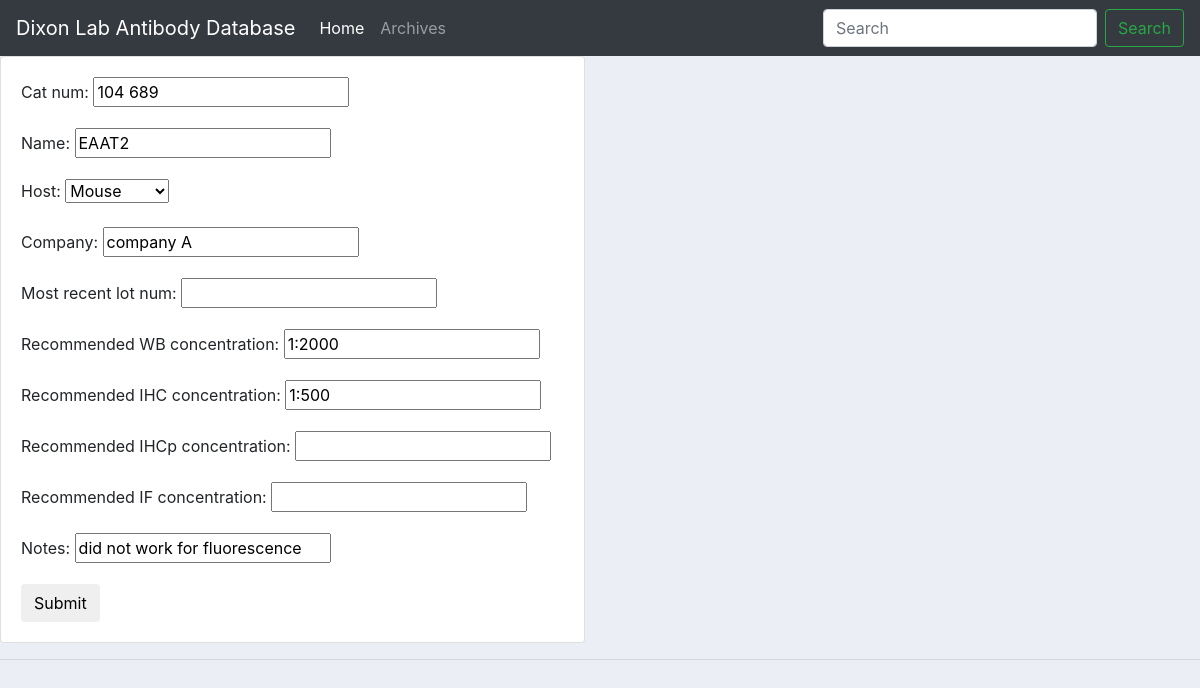
The page /archive_entry/2 on the database its author committed.
### abdb/models.py (models this page shows, shortened)
class Antibody(models.Model):
    cat_num = models.CharField(max_length=200, null=True, unique=True)
    name = models.CharField(max_length=200, null=True)
    HOST = (('Rabbit', 'Rabbit'),('Mouse','Mouse'),('Rat','Rat'),('Goat','Goat'),('Horse','Horse'),('Chicken','Chicken'),('Guinea Pig','Guinea Pig'),('Other', 'Other'),)
    host = models.CharField(max_length=200, null=True, choices=HOST)
    company = models.CharField(max_length=200, null=True)
    recommended_WB_concentration = models.CharField(max_length=200, null=True, blank=True)
    recommended_IHC_concentration = models.CharField(max_length=200, null=True, blank=True)
    recommended_IHCp_concentration = models.CharField(max_length=200, null=True, blank=True)
    recommended_IF_concentration = models.CharField(max_length=200, null=True, blank=True)
    notes = models.CharField(max_length=200, null=True, blank=True)
    date_created = models.DateTimeField(auto_now_add=True, null=True)

### abdb/views.py (the view, shortened to what this page needs)
# urls.py: path('archive_entry/<str:pk>',views.archive, name='archive'),
def archive(request, pk):
    antibody4 = Antibody.objects.get(id=pk)
    cat = antibody4.cat_num
    antibody3 = AntibodyInd.objects.filter(cat_num=cat)
    form = AntibodyArcForm(instance=antibody4)
    context = {'form':form, "antibody4":antibody4}
    return render(request, 'abdb/antibody_form.html', context)

### abdb/forms.py
class AntibodyArcForm(ModelForm):
    class Meta:
        model = AntibodyArc
        fields = '__all__'

### abdb/templates/abdb/antibody_form.html (shortened to what this page needs)
{% extends 'abdb/main.html' %}
{% block content %}
<div class="row">
  <div class="col-md-6">
    <div class="card card-body">
      <form action="" method="POST">
        {{form.as_p}}
        <input class="btn btn-blue" type='submit' name='Submit'>
      </form>
    </div>
  </div>
</div>
{% endblock %}

### abdb/templates/abdb/main.html (style rules this page uses)
body { background-color: #ebeff5; }

### rows shown on the page
Antibody: cat_num "104 689", name "EAAT2", host "Mouse", company "company A", recommended_WB_concentration "1:2000", recommended_IHC_concentration "1:500", notes "did not work for fluorescence"
